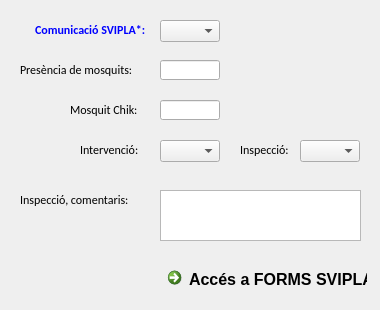
   <widget class="QWidget" name="tab_intervencio">
    <attribute name="title">
     <string>Intervenció</string>
    </attribute>
    <widget class="QLabel" name="presencia_mosquit1">
     <property name="geometry">
      <rect>
       <x>20</x>
       <y>60</y>
       <width>141</width>
       <height>20</height>
      </rect>
     </property>
     <property name="sizePolicy">
      <sizepolicy hsizetype="Expanding" vsizetype="Expanding">
       <horstretch>0</horstretch>
       <verstretch>0</verstretch>
      </sizepolicy>
     </property>
     <property name="font">
      <font>
       <family>Calibri</family>
       <pointsize>9</pointsize>
      </font>
     </property>
     <property name="text">
      <string>Presència de mosquits:</string>
     </property>
    </widget>
    <widget class="QLineEdit" name="presencia_mosquit">
     <property name="geometry">
      <rect>
       <x>160</x>
       <y>60</y>
       <width>60</width>
       <height>20</height>
      </rect>
     </property>
     <property name="font">
      <font>
       <family>Calibri</family>
       <pointsize>9</pointsize>
      </font>
     </property>
     <property name="html" stdset="0">
      <string>&lt;!DOCTYPE HTML PUBLIC &quot;-//W3C//DTD HTML 4.0//EN&quot; &quot;http://www.w3.org/TR/REC-html40/strict.dtd&quot;&gt;
&lt;html&gt;&lt;head&gt;&lt;meta name=&quot;qrichtext&quot; content=&quot;1&quot; /&gt;&lt;style type=&quot;text/css&quot;&gt;
p, li { white-space: pre-wrap; }
&lt;/style&gt;&lt;/head&gt;&lt;body style=&quot; font-family:'Calibri'; font-size:8pt; font-weight:400; font-style:normal;&quot;&gt;
&lt;p style=&quot;-qt-paragraph-type:empty; margin-top:0px; margin-bottom:0px; margin-left:0px; margin-right:0px; -qt-block-indent:0; text-indent:0px;&quot;&gt;&lt;br /&gt;&lt;/p&gt;
&lt;p style=&quot;-qt-paragraph-type:empty; margin-top:0px; margin-bottom:0px; margin-left:0px; margin-right:0px; -qt-block-indent:0; text-indent:0px;&quot;&gt;&lt;br /&gt;&lt;/p&gt;&lt;/body&gt;&lt;/html&gt;</string>
     </property>
    </widget>
    <widget class="QLabel" name="mosquit_chik1">
     <property name="geometry">
      <rect>
       <x>70</x>
       <y>100</y>
       <width>91</width>
       <height>20</height>
      </rect>
     </property>
     <property name="sizePolicy">
      <sizepolicy hsizetype="Expanding" vsizetype="Expanding">
       <horstretch>0</horstretch>
       <verstretch>0</verstretch>
      </sizepolicy>
     </property>
     <property name="font">
      <font>
       <family>Calibri</family>
       <pointsize>9</pointsize>
      </font>
     </property>
     <property name="text">
      <string>Mosquit Chik:</string>
     </property>
    </widget>
    <widget class="QLineEdit" name="mosquit_chik">
     <property name="geometry">
      <rect>
       <x>160</x>
       <y>100</y>
       <width>60</width>
       <height>20</height>
      </rect>
     </property>
     <property name="font">
      <font>
       <family>Calibri</family>
       <pointsize>9</pointsize>
      </font>
     </property>
     <property name="html" stdset="0">
      <string>&lt;!DOCTYPE HTML PUBLIC &quot;-//W3C//DTD HTML 4.0//EN&quot; &quot;http://www.w3.org/TR/REC-html40/strict.dtd&quot;&gt;
&lt;html&gt;&lt;head&gt;&lt;meta name=&quot;qrichtext&quot; content=&quot;1&quot; /&gt;&lt;style type=&quot;text/css&quot;&gt;
p, li { white-space: pre-wrap; }
&lt;/style&gt;&lt;/head&gt;&lt;body style=&quot; font-family:'Calibri'; font-size:8pt; font-weight:400; font-style:normal;&quot;&gt;
&lt;p style=&quot;-qt-paragraph-type:empty; margin-top:0px; margin-bottom:0px; margin-left:0px; margin-right:0px; -qt-block-indent:0; text-indent:0px;&quot;&gt;&lt;br /&gt;&lt;/p&gt;
&lt;p style=&quot;-qt-paragraph-type:empty; margin-top:0px; margin-bottom:0px; margin-left:0px; margin-right:0px; -qt-block-indent:0; text-indent:0px;&quot;&gt;&lt;br /&gt;&lt;/p&gt;&lt;/body&gt;&lt;/html&gt;</string>
     </property>
    </widget>
    <widget class="QLabel" name="intervencio1">
     <property name="geometry">
      <rect>
       <x>80</x>
       <y>140</y>
       <width>81</width>
       <height>20</height>
      </rect>
     </property>
     <property name="sizePolicy">
      <sizepolicy hsizetype="Expanding" vsizetype="Expanding">
       <horstretch>0</horstretch>
       <verstretch>0</verstretch>
      </sizepolicy>
     </property>
     <property name="font">
      <font>
       <family>Calibri</family>
       <pointsize>9</pointsize>
      </font>
     </property>
     <property name="text">
      <string>Intervenció:</string>
     </property>
    </widget>
    <widget class="QLabel" name="inspeccio1">
     <property name="geometry">
      <rect>
       <x>240</x>
       <y>140</y>
       <width>61</width>
       <height>20</height>
      </rect>
     </property>
     <property name="sizePolicy">
      <sizepolicy hsizetype="Expanding" vsizetype="Expanding">
       <horstretch>0</horstretch>
       <verstretch>0</verstretch>
      </sizepolicy>
     </property>
     <property name="font">
      <font>
       <family>Calibri</family>
       <pointsize>9</pointsize>
      </font>
     </property>
     <property name="text">
      <string>Inspecció:</string>
     </property>
    </widget>
    <widget class="QLabel" name="inspeccio_text1">
     <property name="geometry">
      <rect>
       <x>20</x>
       <y>190</y>
       <width>141</width>
       <height>20</height>
      </rect>
     </property>
     <property name="sizePolicy">
      <sizepolicy hsizetype="Expanding" vsizetype="Expanding">
       <horstretch>0</horstretch>
       <verstretch>0</verstretch>
      </sizepolicy>
     </property>
     <property name="font">
      <font>
       <family>Calibri</family>
       <pointsize>9</pointsize>
      </font>
     </property>
     <property name="text">
      <string>Inspecció, comentaris:</string>
     </property>
    </widget>
    <widget class="QCommandLinkButton" name="btn_svipla">
     <property name="geometry">
      <rect>
       <x>160</x>
       <y>260</y>
       <width>211</width>
       <height>41</height>
      </rect>
     </property>
     <property name="font">
      <font>
       <family>Segoe UI</family>
       <pointsize>12</pointsize>
      </font>
     </property>
     <property name="autoFillBackground">
      <bool>false</bool>
     </property>
     <property name="text">
      <string>Accés a FORMS SVIPLA</string>
     </property>
    </widget>
    <widget class="QLabel" name="comu_servipla1">
     <property name="geometry">
      <rect>
       <x>35</x>
       <y>20</y>
       <width>121</width>
       <height>20</height>
      </rect>
     </property>
     <property name="sizePolicy">
      <sizepolicy hsizetype="Expanding" vsizetype="Expanding">
       <horstretch>0</horstretch>
       <verstretch>0</verstretch>
      </sizepolicy>
     </property>
     <property name="font">
      <font>
       <family>Calibri</family>
       <pointsize>9</pointsize>
       <weight>75</weight>
       <bold>true</bold>
      </font>
     </property>
     <property name="styleSheet">
      <string notr="true">color: rgb(0, 0, 255);</string>
     </property>
     <property name="text">
      <string>Comunicació SVIPLA*:</string>
     </property>
    </widget>
    <widget class="QComboBox" name="comu_servipla">
     <property name="geometry">
      <rect>
       <x>160</x>
       <y>20</y>
       <width>60</width>
       <height>22</height>
      </rect>
     </property>
     <property name="font">
      <font>
       <family>Calibri</family>
       <pointsize>9</pointsize>
      </font>
     </property>
     <item>
      <property name="text">
       <string/>
      </property>
     </item>
     <item>
      <property name="text">
       <string>Sí</string>
      </property>
     </item>
     <item>
      <property name="text">
       <string>No</string>
      </property>
     </item>
    </widget>
    <widget class="QComboBox" name="intervencio">
     <property name="geometry">
      <rect>
       <x>160</x>
       <y>140</y>
       <width>60</width>
       <height>22</height>
      </rect>
     </property>
     <property name="font">
      <font>
       <family>Calibri</family>
       <pointsize>9</pointsize>
      </font>
     </property>
     <item>
      <property name="text">
       <string/>
      </property>
     </item>
     <item>
      <property name="text">
       <string>Sí</string>
      </property>
     </item>
     <item>
      <property name="text">
       <string>No</string>
      </property>
     </item>
    </widget>
    <widget class="QComboBox" name="inspeccio">
     <property name="geometry">
      <rect>
       <x>300</x>
       <y>140</y>
       <width>60</width>
       <height>22</height>
      </rect>
     </property>
     <property name="font">
      <font>
       <family>Calibri</family>
       <pointsize>9</pointsize>
      </font>
     </property>
     <item>
      <property name="text">
       <string/>
      </property>
     </item>
     <item>
      <property name="text">
       <string>Sí</string>
      </property>
     </item>
     <item>
      <property name="text">
       <string>No</string>
      </property>
     </item>
    </widget>
    <widget class="QPlainTextEdit" name="inspeccio_text">
     <property name="geometry">
      <rect>
       <x>160</x>
       <y>190</y>
       <width>201</width>
       <height>51</height>
      </rect>
     </property>
     <property name="font">
      <font>
       <family>Calibri</family>
       <pointsize>9</pointsize>
      </font>
     </property>
    </widget>
   </widget>
